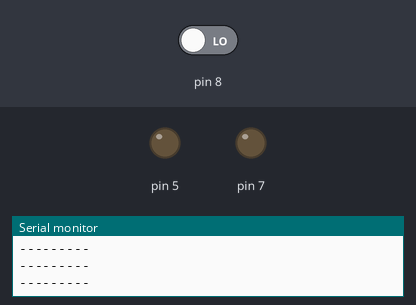
The sketch below on a simulated Arduino Uno, built with avr-gcc and run on an emulated ATmega328P. Parts: output pins drawn as LEDs (lit = HIGH), the last lines printed to the serial monitor. The inputs (shaded band) are chosen by the test bench; at power-on: pin 8 LOW.

Above: at 1.2 s.
1.3 s: pin 8 driven HIGH
At 1.8 s:
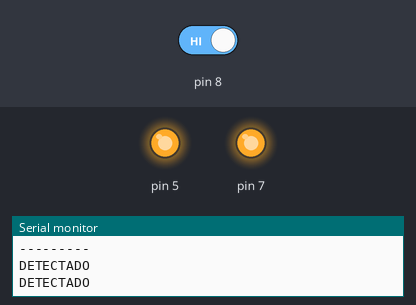
2.9 s: pin 8 driven LOW
At 4.3 s:
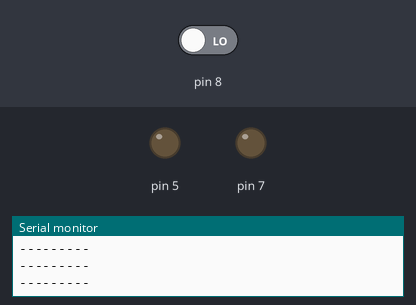
Timing chart, 0 to 5.9 s (numbered marks = the images above; inputs shaded):
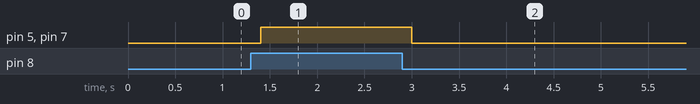

Measured:
- after the input at 1.3 s, pin 5, pin 7: LOW → HIGH after 0.10 s
- after the input at 2.9 s, pin 5, pin 7: HIGH → LOW after 0.10 s

The sketch:

sensor_de_presenca_atual.ino
```cpp
int valorSensorPIR = 0;
void setup() {
  pinMode(5, OUTPUT);
  pinMode(7, OUTPUT);
  pinMode(8, INPUT);
  Serial.begin(9600);

}

void loop() {
  valorSensorPIR = digitalRead(8);
  if (valorSensorPIR == 1) {
    digitalWrite(7, HIGH);
    digitalWrite(5, HIGH);
    Serial.println("DETECTADO");
  } else {
    digitalWrite(7, LOW);
    digitalWrite(5, LOW);
    Serial.println("---------");
  }
  delay(200);
}
```
